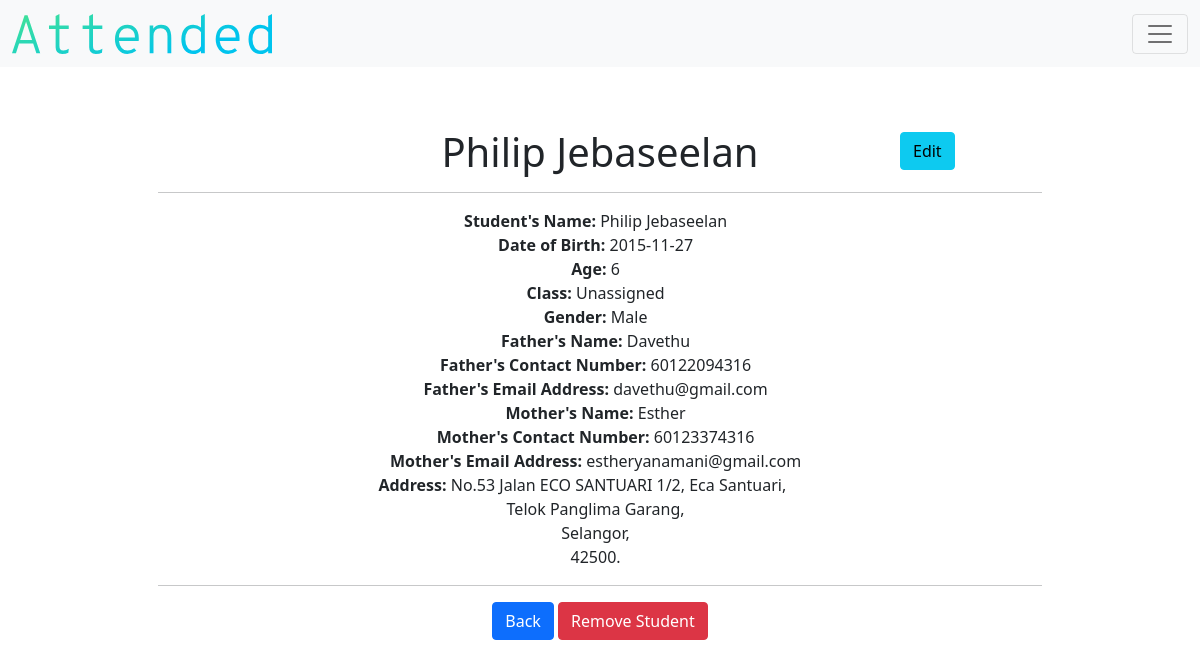
The page /detail_student/1 (signed in) on the database its author committed.
### models.py (models this page shows)
class Student(db.Model):
    __tablename__ = "student"
    id = db.Column(db.Integer, primary_key=True)
    teacher_id = db.Column(db.Integer, db.ForeignKey("teacher.id"))
    class_id = db.Column(db.Integer, nullable=True, default=0)
    name = db.Column(db.String(), nullable=False)
    birth = db.Column(db.String(),nullable=False)
    age = db.Column(db.Integer(), nullable=False)
    gender = db.Column(db.String(), nullable=False)
    parent = db.Column(db.String(), nullable=True)
    parent2 = db.Column(db.String(), nullable=True)
    number = db.Column(db.Integer, nullable=True)
    number2 = db.Column(db.Integer, nullable=True)
    email = db.Column(db.String(), nullable=True)
    email2 = db.Column(db.String(), nullable=True)
    address = db.Column(db.String(), nullable=False)
    city = db.Column(db.String(), nullable=False)
    state = db.Column(db.String(), nullable=False)
    postcode = db.Column(db.Integer, nullable=False)
    attend_count = db.Column(db.Integer, nullable=True, default=0)
    student_attends = db.relationship("Attendance", backref="student_attend")

### application.py (the view)
@app.route("/detail_student/<string:id>")
def student(id):
    if not current_user.is_authenticated:
        return redirect("/login")
    else:
        teacher = current_user.get_id()
        student_object = Student.query.filter_by(id=id, teacher_id=teacher)
        class_object = Class.query.all()
        return render_template("detail-student.html", students = student_object, classes=class_object)

### application.py (called while the page is built)
@login.user_loader
def load_user(id):
    return Teacher.query.get(id)

### templates/detail-student.html (shortened to what this page needs)
{% extends "layout.html" %}
{% block main %}
    {% for student in students %}
        <h1>{{student.name}}</h1>
        <a class="btn btn-info" id="edit-student-detail" href="/edit-student/{{student.id}}" type="button">Edit</a>
        <hr>
            <div class="col-4" id="detail-col4">
                <b>Student's Name:</b> {{student.name}}
            </div>
            <div class="col-4" id="detail-col4">
                <b>Date of Birth:</b> {{student.birth}}
            </div>
            <div class="col-4" id="detail-col4">
                <b>Age:</b> {{student.age}}
            </div>
            <div class="col-4" id="detail-col4">
                 {% if student.class_id == 0 %}
                     <b>Class:</b> Unassigned
                 {% else %}
                    {% for class in classes %}
                        {% if class.id == student.class_id %}
                            <b>Class:</b> {{class.name}}
                        {% endif %}
                    {% endfor %}
                 {% endif %}
            </div>
            <div class="col-4" id="detail-col4">
                 <b>Gender:</b> {{student.gender}}
            </div>
            {% if student.parent == None %}
                <div class="col-4" id="detail-col4">
                    <b>Mother's Name:</b> {{student.parent2}}
                </div>
                <div class="col-4" id="detail-col4">
                    <b>Mother's Contact Number:</b> {{student.number2}}
                </div>
                <div class="col-4" id="detail-col4">
                    <b>Mother's Email Address:</b> {{student.email2}}
                </div>
            {% else %}
                <div class="col-4" id="detail-col4">
                    <b>Father's Name:</b> {{student.parent}}
                </div>
                <div class="col-4" id="detail-col4">
                    <b>Father's Contact Number:</b> {{student.number}}
                </div>
                <div class="col-4" id="detail-col4">
                    <b>Father's Email Address:</b> {{student.email}}
                </div>
                <div class="col-4" id="detail-col4">
                    <b>Mother's Name:</b> {{student.parent2}}
                </div>
                <div class="col-4" id="detail-col4">
                    <b>Mother's Contact Number:</b> {{student.number2}}
                </div>
                <div class="col-4" id="detail-col4">
                    <b>Mother's Email Address:</b> {{student.email2}}
                </div>
            {% endif %}
            <div class="col-6" id="detail-col6">
                <b>Address:</b> {{student.address}},
            </div>
            <div class="col-4" id="detail-col4">
                {{student.city}},
            </div>
            <div class="col-4" id="detail-col4">
                {{student.state}},
            </div>
            <div class="col-4" id="detail-col4">
                {{student.postcode}}.
            </div>
            <hr>
            <div class="col-12" id="detail-col12">
                <a href="/registrar" class="btn btn-primary">Back</a>
                <a href="/delete_student/{{student.id}}" class="btn btn-danger">Remove Student</a>
            </div>
    {% endfor %}
{% endblock %}

### static/css/style.css (style rules this page uses)
#detail-col4 { flex: 0 0 auto; width: 99%; }
#detail-col6 { flex: 0 0 auto; width: 96%; }
#detail-col12 { flex: 0 0 auto; width: 100%; }
#edit-student-detail { position:absolute; top:16.5%; left:75%; }

### rows shown on the page
Student: name "Philip Jebaseelan", birth "2015-11-27", age "6", shows "Class:", gender "Male", parent "Davethu", number "60122094316", email "davethu@gmail.com", parent2 "Esther", number2 "60123374316", email2 "estheryanamani@gmail.com", address "No.53 Jalan ECO SANTUARI 1/2, Eca Santuari", city "Telok Panglima Garang", state "Selangor", postcode "42500"
